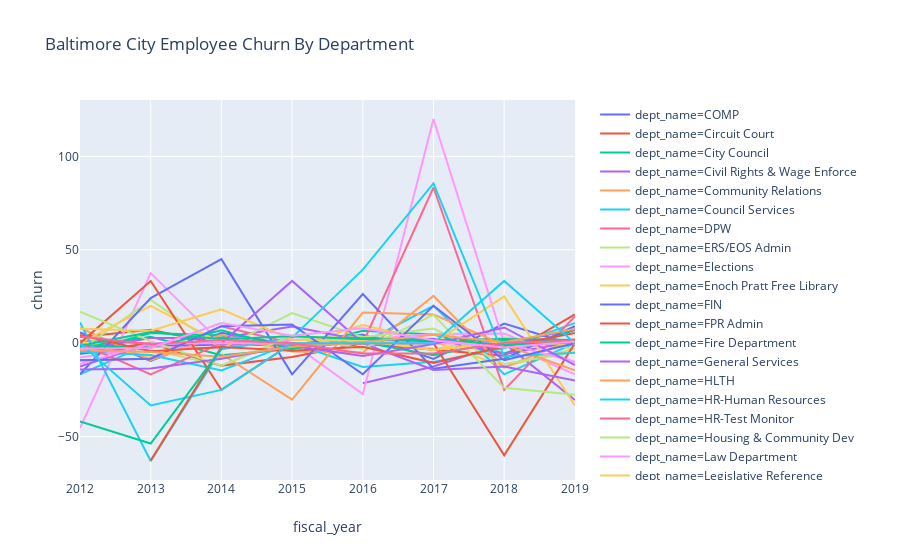

Here is the notebook cell this chart was saved with:
### Code cell
line_dept_churn

### Figure 1 — Plotly figure (JSON) as saved in the notebook; plotly's stock layout.template omitted (floating-point values rounded to 4 significant figures)
{"data": [{"hoverlabel": {"namelength": 0}, "hovertemplate": "dept_name=COMP<br>fiscal_year=%{x}<br>churn=%{y}", "legendgroup": "dept_name=COMP", "line": {"color": "#636efa", "dash": "solid"}, "mode": "lines", "name": "dept_name=COMP", "showlegend": true, "type": "scatter", "x": [2012, 2013, 2014, 2015, 2016, 2017, 2018, 2019], "xaxis": "x", "y": [5.814, -9.474, 5.556, -1.099, 4.598, -8.421, 10.47, -1.149], "yaxis": "y"}, {"hoverlabel": {"namelength": 0}, "hovertemplate": "dept_name=Circuit Court<br>fiscal_year=%{x}<br>churn=%{y}", "legendgroup": "dept_name=Circuit Court", "line": {"color": "#EF553B", "dash": "solid"}, "mode": "lines", "name": "dept_name=Circuit Court", "showlegend": true, "type": "scatter", "x": [2012, 2013, 2014, 2015, 2016, 2017, 2018, 2019], "xaxis": "x", "y": [3.356, 7.194, -0.7143, -0.7092, 2.92, 0.7353, 2.256, 1.527], "yaxis": "y"}, {"hoverlabel": {"namelength": 0}, "hovertemplate": "dept_name=City Council<br>fiscal_year=%{x}<br>churn=%{y}", "legendgroup": "dept_name=City Council", "line": {"color": "#00cc96", "dash": "solid"}, "mode": "lines", "name": "dept_name=City Council", "showlegend": true, "type": "scatter", "x": [2012, 2013, 2014, 2015, 2016, 2017, 2018, 2019], "xaxis": "x", "y": [-2.222, 3.448, -6.452, -3.125, 6.667, 4.651, -5.495, 7.059], "yaxis": "y"}, {"hoverlabel": {"namelength": 0}, "hovertemplate": "dept_name=Civil Rights & Wage Enforce<br>fiscal_year=%{x}<br>churn=%{y}", "legendgroup": "dept_name=Civil Rights & Wage Enforce", "line": {"color": "#ab63fa", "dash": "solid"}, "mode": "lines", "name": "dept_name=Civil Rights & Wage Enforce", "showlegend": true, "type": "scatter", "x": [2016, 2017, 2018, 2019], "xaxis": "x", "y": [-21.43, -12.5, 0, -30.43], "yaxis": "y"}, {"hoverlabel": {"namelength": 0}, "hovertemplate": "dept_name=Community Relations<br>fiscal_year=%{x}<br>churn=%{y}", "legendgroup": "dept_name=Community Relations", "line": {"color": "#FFA15A", "dash": "solid"}, "mode": "lines", "name": "dept_name=Community Relations", "showlegend": true, "type": "scatter", "x": [2012], "xaxis": "x", "y": [-16.67], "yaxis": "y"}, {"hoverlabel": {"namelength": 0}, "hovertemplate": "dept_name=Council Services<br>fiscal_year=%{x}<br>churn=%{y}", "legendgroup": "dept_name=Council Services", "line": {"color": "#19d3f3", "dash": "solid"}, "mode": "lines", "name": "dept_name=Council Services", "showlegend": true, "type": "scatter", "x": [2012, 2013, 2014, 2015, 2016, 2017, 2018, 2019], "xaxis": "x", "y": [-16.67, 0, 0, 0, 0, 20, -16.67, 0], "yaxis": "y"}, {"hoverlabel": {"namelength": 0}, "hovertemplate": "dept_name=DPW<br>fiscal_year=%{x}<br>churn=%{y}", "legendgroup": "dept_name=DPW", "line": {"color": "#FF6692", "dash": "solid"}, "mode": "lines", "name": "dept_name=DPW", "showlegend": true, "type": "scatter", "x": [2012, 2013, 2014, 2015, 2016, 2017, 2018, 2019], "xaxis": "x", "y": [1.246, -0.2144, -0.2139, -1.351, 0.6372, 0.4266, 1.078, 0.2161], "yaxis": "y"}, {"hoverlabel": {"namelength": 0}, "hovertemplate": "dept_name=ERS/EOS Admin<br>fiscal_year=%{x}<br>churn=%{y}", "legendgroup": "dept_name=ERS/EOS Admin", "line": {"color": "#B6E880", "dash": "solid"}, "mode": "lines", "name": "dept_name=ERS/EOS Admin", "showlegend": true, "type": "scatter", "x": [2012, 2013, 2014, 2015, 2016, 2017, 2018, 2019], "xaxis": "x", "y": [-3.571, -3.448, -12.12, 3.125, 3.226, -3.125, 3.226, -3.125], "yaxis": "y"}, {"hoverlabel": {"namelength": 0}, "hovertemplate": "dept_name=Elections<br>fiscal_year=%{x}<br>churn=%{y}", "legendgroup": "dept_name=Elections", "line": {"color": "#FF97FF", "dash": "solid"}, "mode": "lines", "name": "dept_name=Elections", "showlegend": true, "type": "scatter", "x": [2012, 2013, 2014, 2015, 2016, 2017, 2018, 2019], "xaxis": "x", "y": [-45.45, 37.5, 0, 0, -27.27, 120, 0, -16.67], "yaxis": "y"}, {"hoverlabel": {"namelength": 0}, "hovertemplate": "dept_name=Enoch Pratt Free Library<br>fiscal_year=%{x}<br>churn=%{y}", "legendgroup": "dept_name=Enoch Pratt Free Library", "line": {"color": "#FECB52", "dash": "solid"}, "mode": "lines", "name": "dept_name=Enoch Pratt Free Library", "showlegend": true, "type": "scatter", "x": [2012, 2013, 2014, 2015, 2016, 2017, 2018, 2019], "xaxis": "x", "y": [0.6834, -7.579, 2.592, -2.114, 9.745, 0.9368, -12.5, -2.982], "yaxis": "y"}, {"hoverlabel": {"namelength": 0}, "hovertemplate": "dept_name=FIN<br>fiscal_year=%{x}<br>churn=%{y}", "legendgroup": "dept_name=FIN", "line": {"color": "#636efa", "dash": "solid"}, "mode": "lines", "name": "dept_name=FIN", "showlegend": true, "type": "scatter", "x": [2012, 2013, 2014, 2015, 2016, 2017, 2018, 2019], "xaxis": "x", "y": [-5.694, -1.748, -0.6944, -0.6897, 3.203, 1.079, 0, 7.336], "yaxis": "y"}, {"hoverlabel": {"namelength": 0}, "hovertemplate": "dept_name=FPR Admin<br>fiscal_year=%{x}<br>churn=%{y}", "legendgroup": "dept_name=FPR Admin", "line": {"color": "#EF553B", "dash": "solid"}, "mode": "lines", "name": "dept_name=FPR Admin", "showlegend": true, "type": "scatter", "x": [2012, 2013, 2014, 2015, 2016, 2017, 2018, 2019], "xaxis": "x", "y": [-4.545, 0, -12, -7.407, 0, -3.571, -6.667, 15.38], "yaxis": "y"}, {"hoverlabel": {"namelength": 0}, "hovertemplate": "dept_name=Fire Department<br>fiscal_year=%{x}<br>churn=%{y}", "legendgroup": "dept_name=Fire Department", "line": {"color": "#00cc96", "dash": "solid"}, "mode": "lines", "name": "dept_name=Fire Department", "showlegend": true, "type": "scatter", "x": [2012, 2013, 2014, 2015, 2016, 2017, 2018, 2019], "xaxis": "x", "y": [-4.855, 5.488, 4.061, -2.415, 0.6858, -6.472, 1.479, 0.5354], "yaxis": "y"}, {"hoverlabel": {"namelength": 0}, "hovertemplate": "dept_name=General Services<br>fiscal_year=%{x}<br>churn=%{y}", "legendgroup": "dept_name=General Services", "line": {"color": "#ab63fa", "dash": "solid"}, "mode": "lines", "name": "dept_name=General Services", "showlegend": true, "type": "scatter", "x": [2012, 2013, 2014, 2015, 2016, 2017, 2018, 2019], "xaxis": "x", "y": [-3.65, 2.75, 2.828, 8.964, 1.42, 2.326, -5.753, 0.8287], "yaxis": "y"}, {"hoverlabel": {"namelength": 0}, "hovertemplate": "dept_name=HLTH<br>fiscal_year=%{x}<br>churn=%{y}", "legendgroup": "dept_name=HLTH", "line": {"color": "#FFA15A", "dash": "solid"}, "mode": "lines", "name": "dept_name=HLTH", "showlegend": true, "type": "scatter", "x": [2012, 2013, 2014, 2015, 2016, 2017, 2018, 2019], "xaxis": "x", "y": [8.189, -9.119, 4.491, -4.498, -4.97, 25.28, -13.0, 2.442], "yaxis": "y"}, {"hoverlabel": {"namelength": 0}, "hovertemplate": "dept_name=HR-Human Resources<br>fiscal_year=%{x}<br>churn=%{y}", "legendgroup": "dept_name=HR-Human Resources", "line": {"color": "#19d3f3", "dash": "solid"}, "mode": "lines", "name": "dept_name=HR-Human Resources", "showlegend": true, "type": "scatter", "x": [2012, 2013, 2014, 2015, 2016, 2017, 2018, 2019], "xaxis": "x", "y": [-4.545, -6.383, -14.55, 0, -12.7, -10, -2.778, 10.77], "yaxis": "y"}, {"hoverlabel": {"namelength": 0}, "hovertemplate": "dept_name=HR-Test Monitor<br>fiscal_year=%{x}<br>churn=%{y}", "legendgroup": "dept_name=HR-Test Monitor", "line": {"color": "#FF6692", "dash": "solid"}, "mode": "lines", "name": "dept_name=HR-Test Monitor", "showlegend": true, "type": "scatter", "x": [2012, 2013, 2014, 2015, 2016, 2017, 2018, 2019], "xaxis": "x", "y": [-9.091, -8.333, 9.091, 0, 0, 83.33, -25, 14.29], "yaxis": "y"}, {"hoverlabel": {"namelength": 0}, "hovertemplate": "dept_name=Housing & Community Dev<br>fiscal_year=%{x}<br>churn=%{y}", "legendgroup": "dept_name=Housing & Community Dev", "line": {"color": "#B6E880", "dash": "solid"}, "mode": "lines", "name": "dept_name=Housing & Community Dev", "showlegend": true, "type": "scatter", "x": [2012, 2013, 2014, 2015, 2016, 2017, 2018, 2019], "xaxis": "x", "y": [-3.752, 23.09, -2.915, 16.15, 3.226, 7.826, -11.08, -4.902], "yaxis": "y"}, {"hoverlabel": {"namelength": 0}, "hovertemplate": "dept_name=Law Department<br>fiscal_year=%{x}<br>churn=%{y}", "legendgroup": "dept_name=Law Department", "line": {"color": "#FF97FF", "dash": "solid"}, "mode": "lines", "name": "dept_name=Law Department", "showlegend": true, "type": "scatter", "x": [2012, 2013, 2014, 2015, 2016, 2017, 2018, 2019], "xaxis": "x", "y": [-7.619, -1.869, -2.727, 1.852, 1.887, 4.95, 5.208, -10.28], "yaxis": "y"}, {"hoverlabel": {"namelength": 0}, "hovertemplate": "dept_name=Legislative Reference<br>fiscal_year=%{x}<br>churn=%{y}", "legendgroup": "dept_name=Legislative Reference", "line": {"color": "#FECB52", "dash": "solid"}, "mode": "lines", "name": "dept_name=Legislative Reference", "showlegend": true, "type": "scatter", "x": [2012, 2013, 2014, 2015, 2016, 2017, 2018, 2019], "xaxis": "x", "y": [0, 20, 0, 0, 0, 0, 25, -33.33], "yaxis": "y"}, {"hoverlabel": {"namelength": 0}, "hovertemplate": "dept_name=Liquor License Board<br>fiscal_year=%{x}<br>churn=%{y}", "legendgroup": "dept_name=Liquor License Board", "line": {"color": "#636efa", "dash": "solid"}, "mode": "lines", "name": "dept_name=Liquor License Board", "showlegend": true, "type": "scatter", "x": [2012, 2013, 2014, 2015, 2016, 2017, 2018, 2019], "xaxis": "x", "y": [-16.67, 24.14, 45, -16.67, 26.32, -13.64, -8.333, 9.091], "yaxis": "y"}, {"hoverlabel": {"namelength": 0}, "hovertemplate": "dept_name=M-R Cable & Comm<br>fiscal_year=%{x}<br>churn=%{y}", "legendgroup": "dept_name=M-R Cable & Comm", "line": {"color": "#EF553B", "dash": "solid"}, "mode": "lines", "name": "dept_name=M-R Cable & Comm", "showlegend": true, "type": "scatter", "x": [2012, 2013, 2014, 2015, 2016, 2017, 2018, 2019], "xaxis": "x", "y": [0, 33.33, -25, 0, 0, 0, -60, 0], "yaxis": "y"}, {"hoverlabel": {"namelength": 0}, "hovertemplate": "dept_name=M-R Convention Center<br>fiscal_year=%{x}<br>churn=%{y}", "legendgroup": "dept_name=M-R Convention Center", "line": {"color": "#00cc96", "dash": "solid"}, "mode": "lines", "name": "dept_name=M-R Convention Center", "showlegend": true, "type": "scatter", "x": [2012, 2013, 2014, 2015, 2016, 2017, 2018, 2019], "xaxis": "x", "y": [-1.02, -2.488, 6.915, -3.093, 2.646, 1.613, 2.198, 1.676], "yaxis": "y"}, {"hoverlabel": {"namelength": 0}, "hovertemplate": "dept_name=M-R Environmental Cntrl<br>fiscal_year=%{x}<br>churn=%{y}", "legendgroup": "dept_name=M-R Environmental Cntrl", "line": {"color": "#ab63fa", "dash": "solid"}, "mode": "lines", "name": "dept_name=M-R Environmental Cntrl", "showlegend": true, "type": "scatter", "x": [2012, 2013, 2014, 2015, 2016, 2017, 2018, 2019], "xaxis": "x", "y": [-12.5, 0, 0, 33.33, 0, -14.29, -12.5, -20], "yaxis": "y"}, {"hoverlabel": {"namelength": 0}, "hovertemplate": "dept_name=M-R Human Services<br>fiscal_year=%{x}<br>churn=%{y}", "legendgroup": "dept_name=M-R Human Services", "line": {"color": "#FFA15A", "dash": "solid"}, "mode": "lines", "name": "dept_name=M-R Human Services", "showlegend": true, "type": "scatter", "x": [2014, 2015, 2016, 2017, 2018, 2019], "xaxis": "x", "y": [-5.769, -30.2, 16.41, 15.32, -0.8929, -14.5], "yaxis": "y"}, {"hoverlabel": {"namelength": 0}, "hovertemplate": "dept_name=M-R Info Technology<br>fiscal_year=%{x}<br>churn=%{y}", "legendgroup": "dept_name=M-R Info Technology", "line": {"color": "#19d3f3", "dash": "solid"}, "mode": "lines", "name": "dept_name=M-R Info Technology", "showlegend": true, "type": "scatter", "x": [2012, 2013, 2014, 2015, 2016, 2017, 2018, 2019], "xaxis": "x", "y": [11.11, -63.06, -3.249, 2.974, 39.38, 85.58, -7.143, -5.085], "yaxis": "y"}, {"hoverlabel": {"namelength": 0}, "hovertemplate": "dept_name=M-R Labor Commissioner<br>fiscal_year=%{x}<br>churn=%{y}", "legendgroup": "dept_name=M-R Labor Commissioner", "line": {"color": "#FF6692", "dash": "solid"}, "mode": "lines", "name": "dept_name=M-R Labor Commissioner", "showlegend": true, "type": "scatter", "x": [2012, 2013, 2014, 2015, 2016, 2017, 2018, 2019], "xaxis": "x", "y": [0, -16.67, 0, 0, 0, 0, 0, 0], "yaxis": "y"}, {"hoverlabel": {"namelength": 0}, "hovertemplate": "dept_name=Mayors Office<br>fiscal_year=%{x}<br>churn=%{y}", "legendgroup": "dept_name=Mayors Office", "line": {"color": "#B6E880", "dash": "solid"}, "mode": "lines", "name": "dept_name=Mayors Office", "showlegend": true, "type": "scatter", "x": [2012, 2013, 2014, 2015, 2016, 2017, 2018, 2019], "xaxis": "x", "y": [16.85, 1.136, -12, 4.167, -3.03, 15.12, -23.89, -27.56], "yaxis": "y"}, {"hoverlabel": {"namelength": 0}, "hovertemplate": "dept_name=Municipal & Zoning Appeals 001<br>fiscal_year=%{x}<br>churn=%{y}", "legendgroup": "dept_name=Municipal & Zoning Appeals 001", "line": {"color": "#FF97FF", "dash": "solid"}, "mode": "lines", "name": "dept_name=Municipal & Zoning Appeals 001", "showlegend": true, "type": "scatter", "x": [2012, 2013, 2016, 2017, 2018, 2019], "xaxis": "x", "y": [-11.11, 0, 0, 0, 0, -10], "yaxis": "y"}, {"hoverlabel": {"namelength": 0}, "hovertemplate": "dept_name=OED-Employment Dev<br>fiscal_year=%{x}<br>churn=%{y}", "legendgroup": "dept_name=OED-Employment Dev", "line": {"color": "#FECB52", "dash": "solid"}, "mode": "lines", "name": "dept_name=OED-Employment Dev", "showlegend": true, "type": "scatter", "x": [2012, 2013, 2014, 2015, 2016, 2017, 2018, 2019], "xaxis": "x", "y": [7.692, 6.667, 18.18, 1.852, 1.25, -3.614, 0.6061, -0.6024], "yaxis": "y"}, {"hoverlabel": {"namelength": 0}, "hovertemplate": "dept_name=Orphan's Court<br>fiscal_year=%{x}<br>churn=%{y}", "legendgroup": "dept_name=Orphan's Court", "line": {"color": "#636efa", "dash": "solid"}, "mode": "lines", "name": "dept_name=Orphan's Court", "showlegend": true, "type": "scatter", "x": [2012, 2013, 2014, 2015, 2016, 2017, 2018, 2019], "xaxis": "x", "y": [-9.091, -8.333, 9.091, 10, -16.67, 20, -9.091, 0], "yaxis": "y"}, {"hoverlabel": {"namelength": 0}, "hovertemplate": "dept_name=Planning Department<br>fiscal_year=%{x}<br>churn=%{y}", "legendgroup": "dept_name=Planning Department", "line": {"color": "#EF553B", "dash": "solid"}, "mode": "lines", "name": "dept_name=Planning Department", "showlegend": true, "type": "scatter", "x": [2012, 2013, 2014, 2015, 2016, 2017, 2018, 2019], "xaxis": "x", "y": [4.444, -4.255, -2.083, -4, -1.961, -10.53, -1.724, 5.455], "yaxis": "y"}, {"hoverlabel": {"namelength": 0}, "hovertemplate": "dept_name=Police Department<br>fiscal_year=%{x}<br>churn=%{y}", "legendgroup": "dept_name=Police Department", "line": {"color": "#00cc96", "dash": "solid"}, "mode": "lines", "name": "dept_name=Police Department", "showlegend": true, "type": "scatter", "x": [2012, 2013, 2014, 2015, 2016, 2017, 2018, 2019], "xaxis": "x", "y": [-1.353, 6.01, 2.087, 3.681, 2.211, 1.644, -0.7987, 0.4009], "yaxis": "y"}, {"hoverlabel": {"namelength": 0}, "hovertemplate": "dept_name=R&P<br>fiscal_year=%{x}<br>churn=%{y}", "legendgroup": "dept_name=R&P", "line": {"color": "#ab63fa", "dash": "solid"}, "mode": "lines", "name": "dept_name=R&P", "showlegend": true, "type": "scatter", "x": [2012, 2013, 2014, 2015, 2016, 2017, 2018, 2019], "xaxis": "x", "y": [-14.02, -13.5, -8.29, -1.346, -6.847, -0.4798, 8.429, -11.67], "yaxis": "y"}, {"hoverlabel": {"namelength": 0}, "hovertemplate": "dept_name=Sheriff's Office<br>fiscal_year=%{x}<br>churn=%{y}", "legendgroup": "dept_name=Sheriff's Office", "line": {"color": "#FFA15A", "dash": "solid"}, "mode": "lines", "name": "dept_name=Sheriff's Office", "showlegend": true, "type": "scatter", "x": [2012, 2013, 2014, 2015, 2016, 2017, 2018, 2019], "xaxis": "x", "y": [-3.846, -4.712, -7.282, -1.905, 0.4785, 4.5, 0.5025, 7.568], "yaxis": "y"}, {"hoverlabel": {"namelength": 0}, "hovertemplate": "dept_name=Special City Services<br>fiscal_year=%{x}<br>churn=%{y}", "legendgroup": "dept_name=Special City Services", "line": {"color": "#19d3f3", "dash": "solid"}, "mode": "lines", "name": "dept_name=Special City Services", "showlegend": true, "type": "scatter", "x": [2012, 2013, 2014, 2015, 2016, 2017, 2018, 2019], "xaxis": "x", "y": [0, -33.33, -25, 0, 0, 0, 33.33, 0], "yaxis": "y"}, {"hoverlabel": {"namelength": 0}, "hovertemplate": "dept_name=States Attorneys Office<br>fiscal_year=%{x}<br>churn=%{y}", "legendgroup": "dept_name=States Attorneys Office", "line": {"color": "#FF6692", "dash": "solid"}, "mode": "lines", "name": "dept_name=States Attorneys Office", "showlegend": true, "type": "scatter", "x": [2012, 2013, 2014, 2015, 2016, 2017, 2018, 2019], "xaxis": "x", "y": [3.591, -0.5495, 1.676, 0, -5.541, -5.486, 0.25, 1.266], "yaxis": "y"}, {"hoverlabel": {"namelength": 0}, "hovertemplate": "dept_name=TANF Cust<br>fiscal_year=%{x}<br>churn=%{y}", "legendgroup": "dept_name=TANF Cust", "line": {"color": "#B6E880", "dash": "solid"}, "mode": "lines", "name": "dept_name=TANF Cust", "showlegend": true, "type": "scatter", "x": [2012], "xaxis": "x", "y": [-10], "yaxis": "y"}, {"hoverlabel": {"namelength": 0}, "hovertemplate": "dept_name=TRANS<br>fiscal_year=%{x}<br>churn=%{y}", "legendgroup": "dept_name=TRANS", "line": {"color": "#FF97FF", "dash": "solid"}, "mode": "lines", "name": "dept_name=TRANS", "showlegend": true, "type": "scatter", "x": [2012, 2013, 2014, 2015, 2016, 2017, 2018, 2019], "xaxis": "x", "y": [-2.932, -2.602, 10.75, 4.02, 8.057, 1.605, -2.351, 0.9494], "yaxis": "y"}, {"hoverlabel": {"namelength": 0}, "hovertemplate": "dept_name=War Memorial Commission<br>fiscal_year=%{x}<br>churn=%{y}", "legendgroup": "dept_name=War Memorial Commission", "line": {"color": "#FECB52", "dash": "solid"}, "mode": "lines", "name": "dept_name=War Memorial Commission", "showlegend": true, "type": "scatter", "x": [2012], "xaxis": "x", "y": [0], "yaxis": "y"}, {"hoverlabel": {"namelength": 0}, "hovertemplate": "dept_name=Youth Cust<br>fiscal_year=%{x}<br>churn=%{y}", "legendgroup": "dept_name=Youth Cust", "line": {"color": "#636efa", "dash": "solid"}, "mode": "lines", "name": "dept_name=Youth Cust", "showlegend": true, "type": "scatter", "visible": "legendonly", "x": [2012, 2013], "xaxis": "x", "y": [1031.0, 383.3], "yaxis": "y"}, {"hoverlabel": {"namelength": 0}, "hovertemplate": "dept_name=Youth Summer<br>fiscal_year=%{x}<br>churn=%{y}", "legendgroup": "dept_name=Youth Summer", "line": {"color": "#EF553B", "dash": "solid"}, "mode": "lines", "name": "dept_name=Youth Summer", "showlegend": true, "type": "scatter", "x": [2013, 2014], "xaxis": "x", "y": [-62.85, -1.931], "yaxis": "y"}, {"hoverlabel": {"namelength": 0}, "hovertemplate": "dept_name=Youth Temp Adult<br>fiscal_year=%{x}<br>churn=%{y}", "legendgroup": "dept_name=Youth Temp Adult", "line": {"color": "#00cc96", "dash": "solid"}, "mode": "lines", "name": "dept_name=Youth Temp Adult", "showlegend": true, "type": "scatter", "x": [2012, 2013, 2014], "xaxis": "x", "y": [-41.94, -53.73, -2.899], "yaxis": "y"}], "layout": {"autosize": true, "legend": {"tracegroupgap": 0}, "title": {"text": "Baltimore City Employee Churn By Department"}, "xaxis": {"anchor": "y", "autorange": true, "domain": [0, 0.98], "range": [2012, 2019], "title": {"text": "fiscal_year"}, "type": "linear"}, "yaxis": {"anchor": "x", "autorange": true, "domain": [0, 1], "range": [-73.23, 130.2], "title": {"text": "churn"}, "type": "linear"}}}
